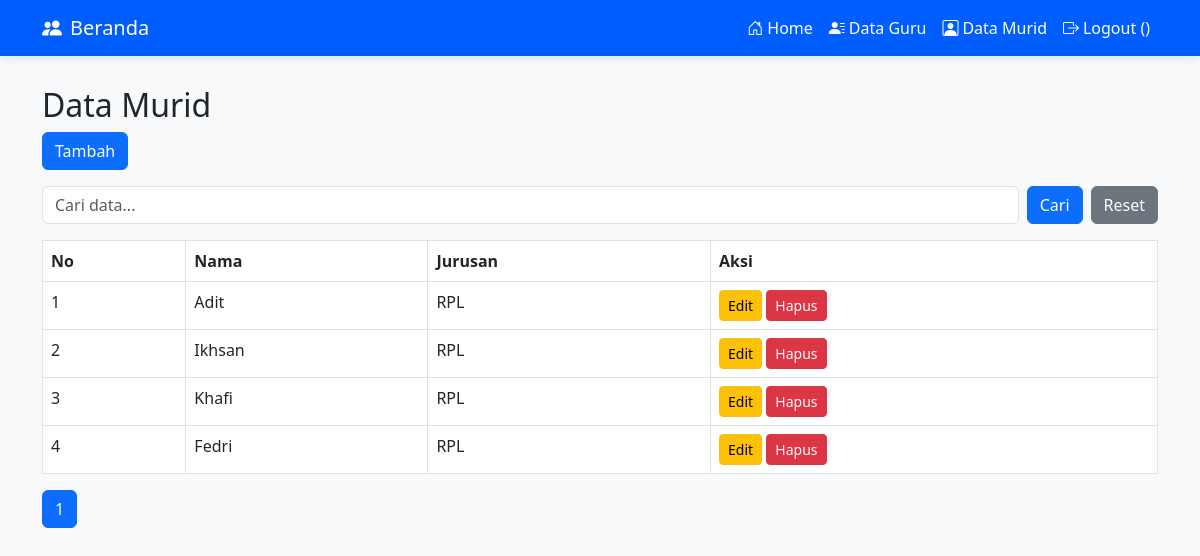
Page /views/murid/index.php on the earlier database version.
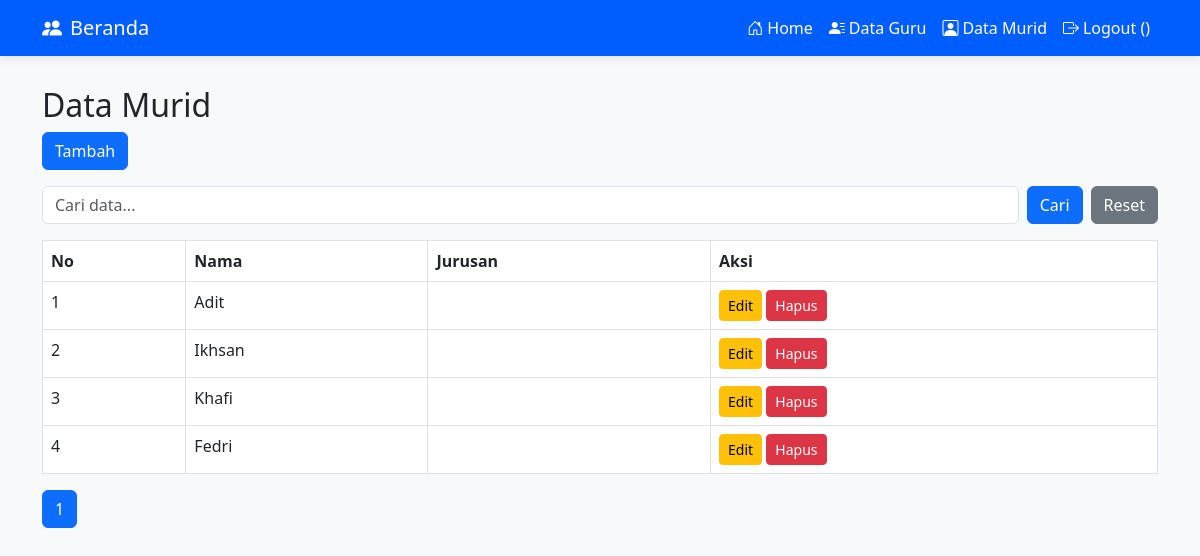
Same page on the later database version.
### tables this page shows
CREATE TABLE `murid` (
  `id` int(11) NOT NULL,
  `nama` varchar(100) NOT NULL,
  `jurusan` enum('Kuliner', 'Perhotelan', 'MPLB', 'PPLG', 'Busana') NOT NULL
);

### config/Helper.php (called while the page is built, shortened)
<?php
function get($key) {
    return isset($_GET[$key]) ? htmlspecialchars($_GET[$key]) : null;
}
function paginate($totalData, $limit = 10) {
    $page = isset($_GET['page']) ? (int)$_GET['page'] : 1;
    $start = ($page - 1) * $limit;
    $totalPage = ceil($totalData / $limit);
    return [
        'start' => $start,
        'limit' => $limit,
        'current' => $page,
        'total_page' => $totalPage
    ];
}
?>

### models/Murid.php (called while the page is built, shortened)
<?php
class Murid {
    private $conn;
    private $table = "murid";
    public function __construct($db)
    {
        $this->conn = $db;
    }
    public function countAll($keyword = null) {
        if ($keyword) {
            $query = "SELECT COUNT(*) as total FROM $this->table
                    WHERE nama LIKE ? OR jurusan LIKE ?";
            $stmt = $this->conn->prepare($query);
            $like = "%$keyword%";
            $stmt->bind_param("ss", $like, $like);
            $stmt->execute();
            return $stmt->get_result()->fetch_assoc()['total'];
        } else {
            $query = "SELECT COUNT(*) as total FROM $this->table";
            return $this->conn->query($query)->fetch_assoc()['total'];
        }
    }
    public function getData($start, $limit, $keyword = null) {
        if ($keyword) {
            $query = "SELECT * FROM $this->table
                    WHERE nama LIKE ? OR jurusan LIKE ?
                    LIMIT ?, ?";
            $stmt = $this->conn->prepare($query);
            $like = "%$keyword%";
            $stmt->bind_param("ssii", $like, $like, $start, $limit);
        } else {
            $query = "SELECT * FROM $this->table LIMIT ?, ?";
            $stmt = $this->conn->prepare($query);
            $stmt->bind_param("ii", $start, $limit);
        }
        $stmt->execute();
        return $stmt->get_result();
    }
}
?>

### views/murid/index.php (the view, shortened to what this page needs)
<?php
include '../../config/Database.php';
include '../../models/Murid.php';
include '../../config/Helper.php';
$db = new Database();
$conn = $db->connect();
$keyword = get('search');
$murid = new Murid($conn);
$totalData = $murid->countAll($keyword);
$pagination = paginate($totalData, 10);
$data = $murid->getData($pagination['start'], $pagination['limit'], $keyword);
?>
<!DOCTYPE html>
<html>
    <link href="https://cdn.jsdelivr.net/npm/bootstrap@5.3.0/dist/css/bootstrap.min.css" rel="stylesheet">
    <link rel="stylesheet" href="https://cdn.jsdelivr.net/npm/bootstrap-icons@1.8.1/font/bootstrap-icons.css">
    <nav class="navbar navbar-expand-lg navbar-dark">
        <div class="container">
            <a class="navbar-brand" href="../../views/index.php">
                <i class="bi bi-people-fill me-2"></i>Beranda
            </a>
            <div class="collapse navbar-collapse justify-content-end" id="navbarNav">
                <ul class="navbar-nav">
                    <li class="nav-item">
                        <a class="nav-link" aria-current="page" href="../../views/index.php">
                            <i class="bi bi-house-door me-1"></i>Home
                        </a>
                    </li>
                    <li class="nav-item">
                        <a class="nav-link" href="../../views/guru/index.php">
                            <i class="bi bi-person-lines-fill me-1"></i>Data Guru
                        </a>
                    </li>
                    <li class="nav-item">
                        <a class="nav-link" href="../../views/murid/index.php">
                            <i class="bi bi-person-square me-1"></i>Data Murid
                        </a>
                    </li>
                    <li class="nav-item">
                        <a class="nav-link" href="logout.php">
                            <i class="bi bi-box-arrow-right me-1"></i>Logout (<?= $_SESSION['username']; ?>)
                        </a>
                    </li>
                </ul>
            </div>
        </div>
    </nav>
    <div class="container main-container">
        <h2>Data Murid</h2>
        <a href="tambah.php" class="btn btn-primary mb-3">Tambah</a>
        <form method="GET" class="mb-3 d-flex">
            <input type="text" name="search" class="form-control me-2" placeholder="Cari data..." value="<?= $keyword ?>">
            <button class="btn btn-primary">Cari</button>
            <a href="index.php" class="btn btn-secondary ms-2">Reset</a>
        </form>
        <table class="table table-bordered">
            <tr>
                <th>No</th>
                <th>Nama</th>
                <th>Jurusan</th>
                <th>Aksi</th>
            </tr>
            <?php $no = 1; while($row = $data->fetch_assoc()) : ?>
            <tr>
                <td><?= $no++ ?></td>
                <td><?= $row['nama'] ?></td>
                <td><?= $row['jurusan'] ?></td>
                <td>
                    <a href="edit.php?id=<?= $row['id'] ?>" class="btn btn-warning btn-sm">Edit</a>
                    <a href="../../proses/murid/hapus.php?id=<?= $row['id'] ?>" class="btn btn-danger btn-sm" onclick="return confirm('Yakin?')">Hapus</a>
                </td>
            </tr>
            <?php endwhile; ?>
        </table>
        <nav>
        <ul class="pagination">
        <?php for($i = 1; $i <= $pagination['total_page']; $i++) : ?>
            <li class="page-item <?= $i == $pagination['current'] ? 'active' : '' ?>">
                <a class="page-link"
                href="?page=<?= $i ?>&search=<?= $keyword ?>">
                <?= $i ?>
                </a>
            </li>
        <?php endfor; ?>
        </ul>
        </nav>
    </div>
</body>
</html>

### views/murid/index.php (style rules this page uses)
:root { --primary-color: #005effff; --secondary-color: #005effff; }
.navbar { background: linear-gradient(135deg, var(--primary-color) 0%, var(--secondary-color) 100%) !important; box-shadow: 0 2px 10px rgba(0, 0, 0, 0.1); }
.navbar-brand, .nav-link { color: white !important; font-weight: 500; }
.main-container { margin-top: 30px; }

Differences in the rows shown:
changed murid "Adit": jurusan "RPL" → (not shown)
changed murid "Ikhsan": jurusan "RPL" → (not shown)
changed murid "Khafi": jurusan "RPL" → (not shown)
changed murid "Fedri": jurusan "RPL" → (not shown)
